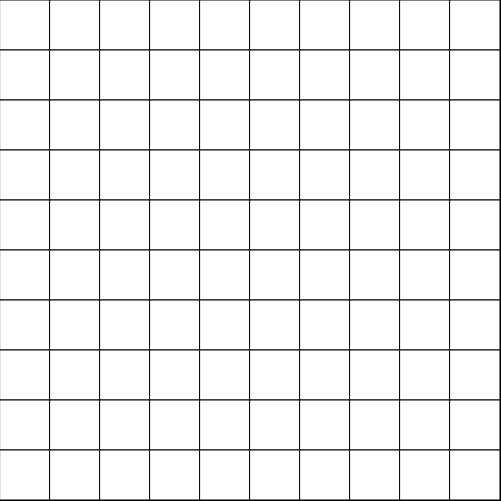
Frame 1 (no input)
Frame 60 (no input): identical to frame 1, image omitted
Frame 120 (the mouse pressed at the canvas centre since frame 60): identical to frame 1, image omitted

The p5.js sketch that drew this single still picture (run headless with seeded random() and noise() and a simulated clock; from frame 60 on, the mouse is pressed at the canvas centre):

// p5.js sketch
// ── sketch.js
var grid = [];

function setup() {
  createCanvas(501, 501);
  for (var i = 0; i < 10; i++) {
    for (var j = 0; j < 10; j++) {
      grid.push(createVector(i * 50, j * 50));
    }
  }
}

function draw() {
  background(0);
  for (var sq of grid) {
    rect(sq.x, sq.y, 50, 50);
  }
}

function mouseClicked() {
  for (var i = grid.length - 1; i >= 0; i--) {
    var sq = grid[i];
    if (sq.x <= mouseX && mouseX <= sq.x + 50
        && sq.y <= mouseY && mouseY <= sq.y + 50) {
      grid.splice(i, 1);
    }
  }
}
